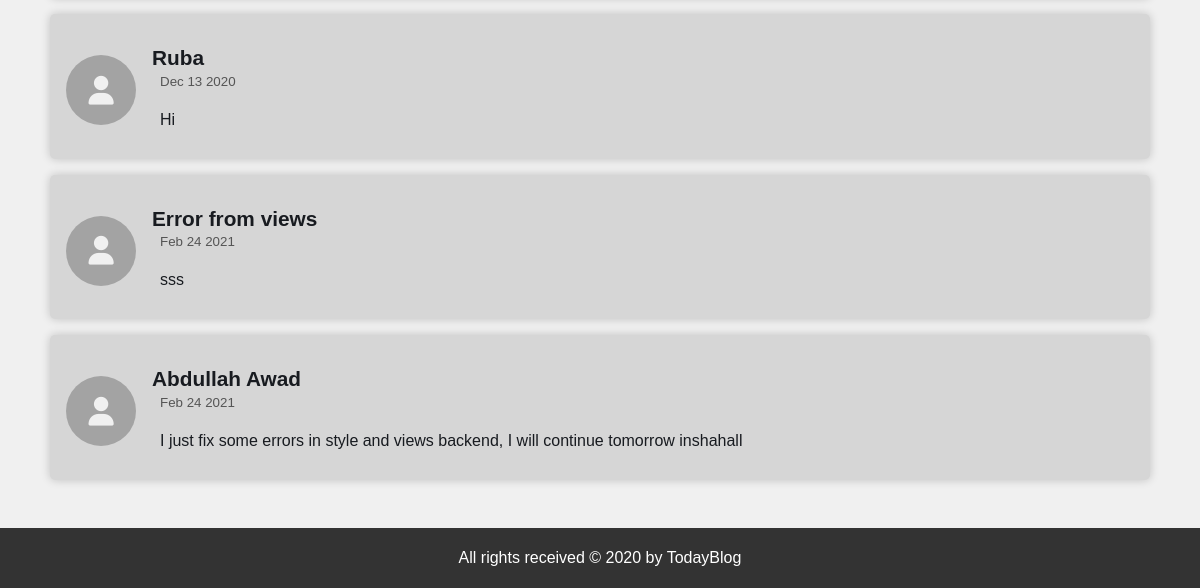
The page /blog/post/1/ (lower part) on the database as committed earlier.
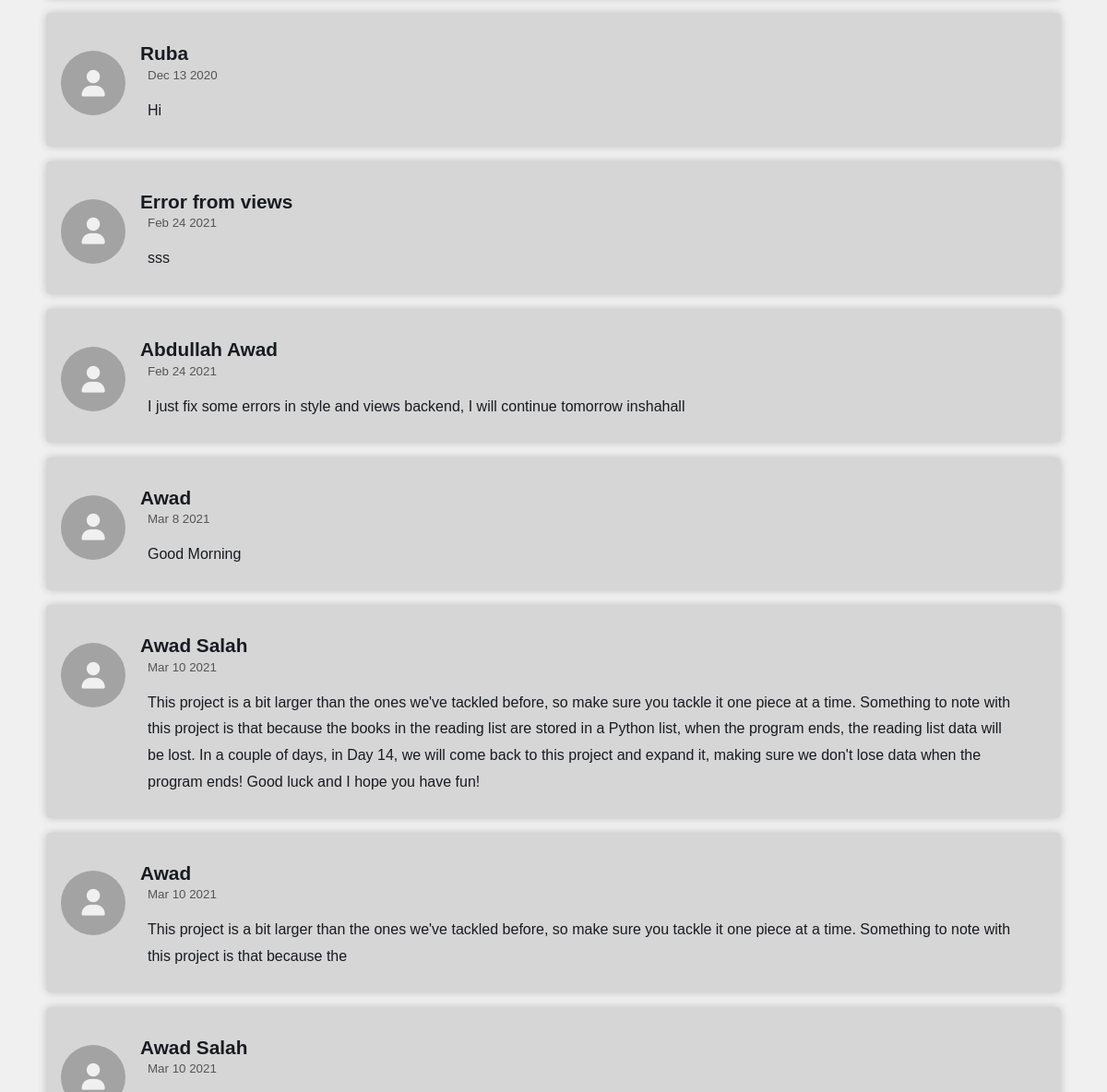
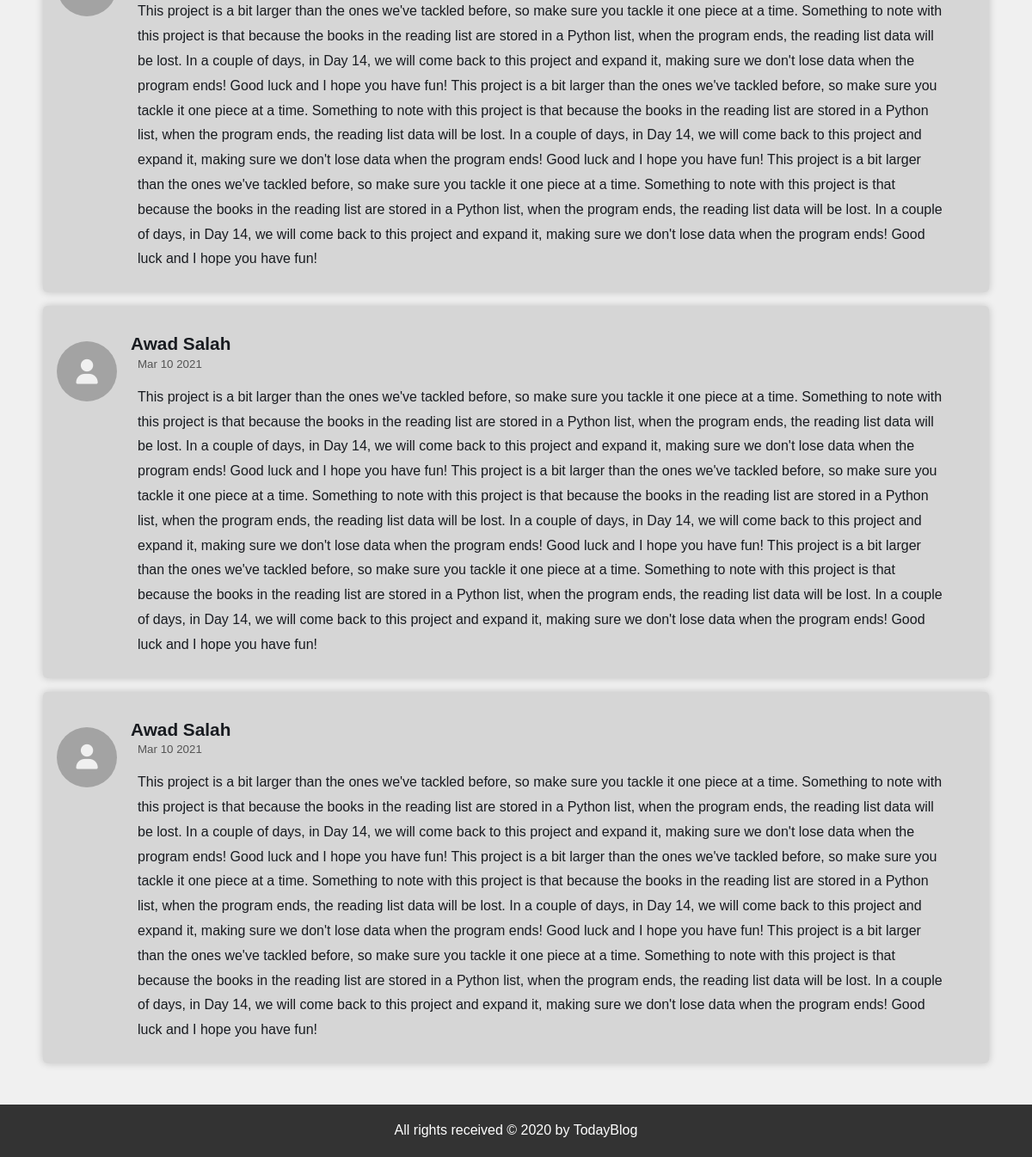
The same page on the database as committed later (2 pictures, top to bottom).
### blogApp/models.py (models this page shows, shortened)
class Comment(models.Model):
    author = models.CharField(verbose_name=("author"), max_length=20)
    body = models.TextField(verbose_name=("comment body"))
    created_on = models.DateTimeField(verbose_name=("created on"), auto_now_add=True)
    post = models.ForeignKey(Post, verbose_name=("post"), on_delete=models.CASCADE)

### blogApp/views.py (the view)
# urls.py: path('post/<int:pk>/', post_detail, name = 'post_detail')
def post_detail(request, pk):
    post = get_object_or_404(Post, pk=pk)
    form = CommentFormModel()
    if request.method == 'POST':
        author = request.POST.get('author')
        body = request.POST.get('body')
        Comment.objects.create(author=author, body=body, post=post, created_on=datetime.now())
    context = {
        'object':post,
        'form': form
    }
    return render(request, 'blogApp/post_detail.html', context=context)

### blogApp/models.py (called while the page is built)
    def get_absolute_url(self):
        return reverse("blogApp:post_detail", kwargs={"pk": self.pk})

### templates/blogApp/post_detail.html (shortened to what this page needs)
{% extends 'base.html' %}
{% block content %}
    <div class="post-box-detail">
    <br>
    <div class="comment-box">
        {% for comment in object.comment_set.all %}
            <div class="comment-container">
                <div class="image-container"><i class="fas fa-user"></i></div>
               <div class="comment-content">
                     <h5>{{comment.author}}</h5>
                    <small class='comment-date'>{{comment.created_on|date:'M j Y'}}</small>
                    <p class='comment-body' >{{comment.body}}</p>
               </div>
            </div>
        {% endfor %}
    </div>
{% endblock content %}

Rows that differ between the two databases and show on the page:
added Comment: author "Awad", created_on "Mar 8 2021", body "Good Morning"
added Comment: author "Awad Salah", created_on "Mar 10 2021", body "This project is a bit larger than the ones we've tackled before, so make sure you tackle it one piece at a time. Something to note with this project is that because the books in the reading list are stored in a Python list, when the program ends, the reading list data will be lost. In a couple of days, in Day 14, we will come back to this project and expand it, making sure we don't lose data when the program ends! Good luck and I hope you have fun!"
added Comment: author "Awad", created_on "Mar 10 2021", body "This project is a bit larger than the ones we've tackled before, so make sure you tackle it one piece at a time. Something to note with this project is that because the"
added Comment: author "Awad Salah", created_on "Mar 10 2021", body "This project is a bit larger than the ones we've tackled before, so make sure you tackle it one piece at a time. Something to note with this project is that because the books in the reading list are stored in a Python list, when the program ends, the reading list data will be lost. In a couple of days, in Day 14, we will come back to this project and expand it, making sure we don't lose data when the program ends! Good luck and I hope you have fun! This project is a bit larger than the ones we've tackled before, so make sure you tackle it one piece at a time. Something to note with this project is that because the books in the reading list are stored in a Python list, when the program ends,…"
added Comment: author "Awad Salah", created_on "Mar 10 2021", body "This project is a bit larger than the ones we've tackled before, so make sure you tackle it one piece at a time. Something to note with this project is that because the books in the reading list are stored in a Python list, when the program ends, the reading list data will be lost. In a couple of days, in Day 14, we will come back to this project and expand it, making sure we don't lose data when the program ends! Good luck and I hope you have fun! This project is a bit larger than the ones we've tackled before, so make sure you tackle it one piece at a time. Something to note with this project is that because the books in the reading list are stored in a Python list, when the program ends,…"
added Comment: author "Awad Salah", created_on "Mar 10 2021", body "This project is a bit larger than the ones we've tackled before, so make sure you tackle it one piece at a time. Something to note with this project is that because the books in the reading list are stored in a Python list, when the program ends, the reading list data will be lost. In a couple of days, in Day 14, we will come back to this project and expand it, making sure we don't lose data when the program ends! Good luck and I hope you have fun! This project is a bit larger than the ones we've tackled before, so make sure you tackle it one piece at a time. Something to note with this project is that because the books in the reading list are stored in a Python list, when the program ends,…"
